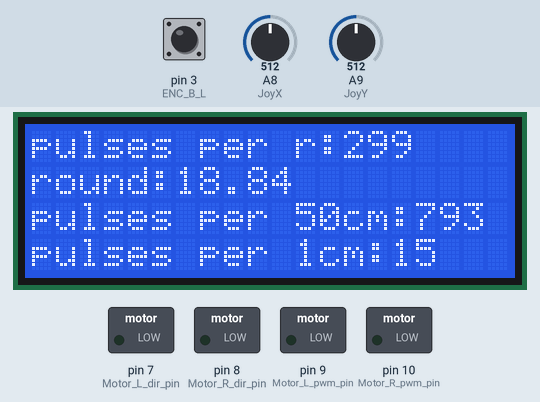
This sketch was run on a simulated Arduino Mega 2560, built with avr-gcc and run on an emulated ATmega2560. Parts: 20×4 character LCD, switched loads named in the sketch (green lamp = pin HIGH). Inputs (shaded band) come from the test bench; at power-on: A9 (JoyY) = 512, A8 (JoyX) = 512, pin 3 (ENC_B_L) HIGH. What the sketch prints to the serial monitor is not drawn.

Above: at 1.7 s.
1.8 s: A9 (JoyY) set to 560
At 3.0 s:
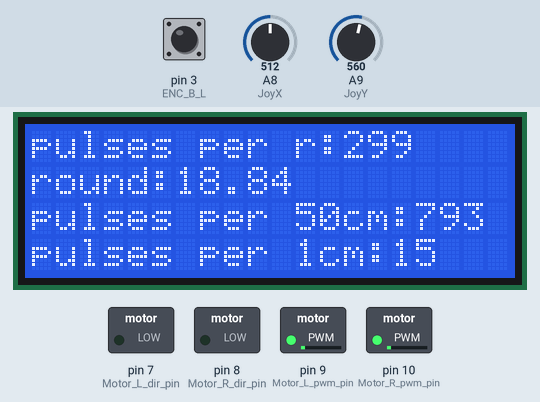
3.3 s: A9 (JoyY) set to 610
At 4.4 s:
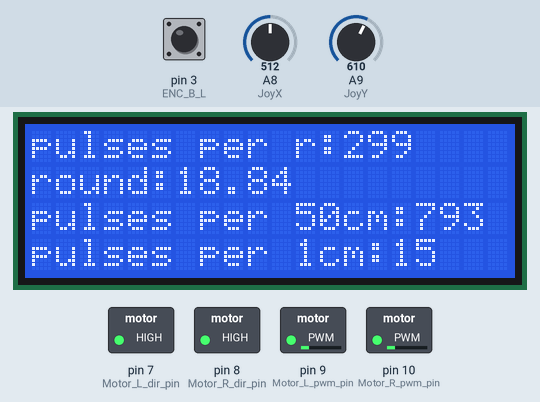
4.8 s: A9 (JoyY) set to 716
At 5.4 s:
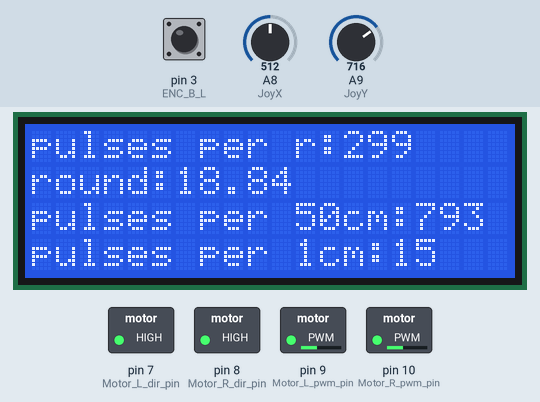
6.3 s: A8 (JoyX) set to 552
7.8 s: A8 (JoyX) set to 575
At 8.9 s:
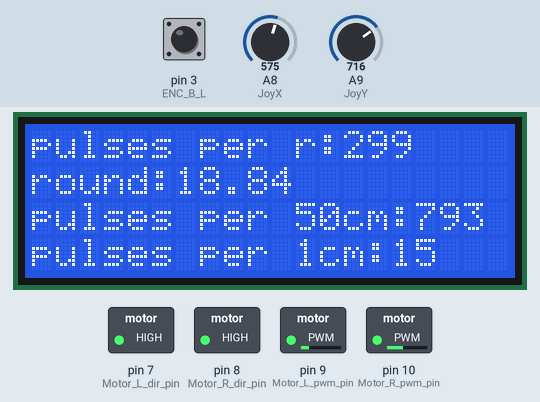
9.3 s: A8 (JoyX) set to 306
At 9.9 s:
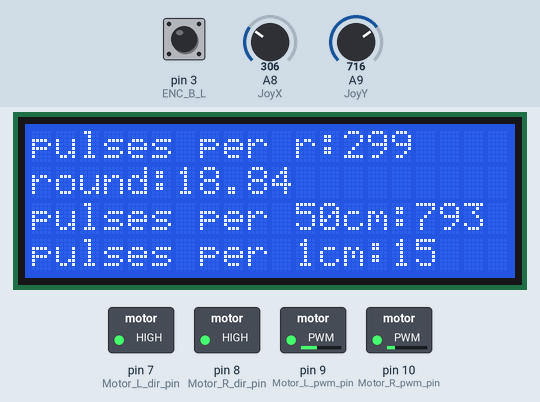
Timing chart, 0 to 11.8 s (numbered marks = the images above; inputs shaded):
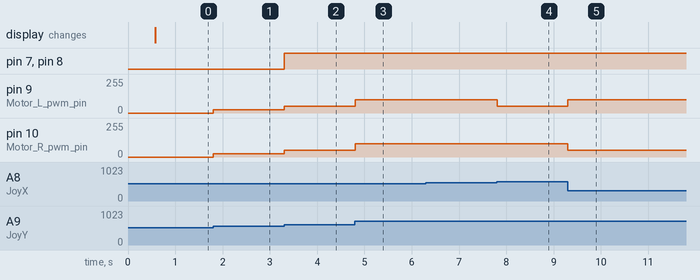

The sketch:

JoystickerMove.ino
```cpp
#include <LiquidCrystal.h>

// initialize the library by associating any needed LCD interface pin
// with the arduino pin number it is connected to
const int rs = 37, en = 36, d4 = 35, d5 = 34, d6 = 33, d7 = 32;
const int JoyX = A8, JoyY = A9;
LiquidCrystal lcd(rs, en, d4, d5, d6, d7);

#define ENC_A_L 23 // for direction sensing pin D24
#define ENC_B_L 3 // for pulse counting pin D3 = INT5
#define ENC_A_R 24 // for direction sensing pin D23
#define ENC_B_R 2 // for pulse counting pin D2 = INT4

#define Motor_L_dir_pin       7
#define Motor_R_dir_pin       8
#define Motor_L_pwm_pin       9
#define Motor_R_pwm_pin       10

int count=0;
// math for counting distance
int r = 3; // 3 cm
const float pi = 3.14;

void isr();

void setup()
{
    // setting encoder pins as input
  pinMode(ENC_A_L, INPUT);
  pinMode(ENC_B_L, INPUT);
  pinMode(ENC_A_R, INPUT);
  pinMode(ENC_B_R, INPUT);

  lcd.begin(20, 4);
  lcd.print("Hello, world! :)");
  delay(500);
  lcd.clear();
  Serial.begin(9600);
  Serial.println("SMS Messages Receiver");

  pinMode(JoyX,INPUT);  //X
  pinMode(JoyY,INPUT);  //Y
  pinMode(Motor_R_dir_pin,OUTPUT); //PWM
  pinMode(Motor_L_dir_pin,OUTPUT); //PWM
  pinMode(Motor_L_pwm_pin,OUTPUT); //PWM
  pinMode(Motor_R_pwm_pin,OUTPUT); //PWM

  attachInterrupt(digitalPinToInterrupt(ENC_B_L), isr, FALLING);
}

void loop()
{
  int x = analogRead(JoyX);
  int y = analogRead(JoyY);
  int xp,xd,ySpeed,yd;
  int pwm_L=0, pwm_R=0;
  xd = map(x, 0, 1023, -10, 10);                     // x dirction
  ySpeed = map(y, 0, 1023, -255, 255);                       // y speed, unit in Hz, 1 Hz is 6.28 rad/s, 6.28 Radians in a full circle

  if(y<550){                          // y dirction
    yd=0;
  }else if (y>600){
    yd=1;
  }

  if(ySpeed!=-1){
    digitalWrite(Motor_R_dir_pin,yd);
    digitalWrite(Motor_L_dir_pin,yd);
    if(ySpeed>0){
      pwm_L=ySpeed;
      pwm_R=ySpeed;
    }
    if(ySpeed<0){
      pwm_L=-ySpeed;
      pwm_R=-ySpeed;
    }

    if(xd<-1){
     pwm_L=pwm_L;
     pwm_R=pwm_R/2;
    }else if(xd>0){
     pwm_R=pwm_R;
     pwm_L=pwm_L/2;
    }
    analogWrite(Motor_L_pwm_pin,pwm_L);
    analogWrite(Motor_R_pwm_pin,pwm_R);
  }


  float D = 2*pi*r;
  // here is a small experiment, when this car have full speed, the distance in 254 pluse is 16cm.  23cm for 337 pluse.  18cm for 259 pluse.
  int p = 254*D/16;

    lcd.setCursor(0, 0);
    lcd.print("pulses per r:");
    lcd.print(p);
    lcd.setCursor(0, 1);
    lcd.print("round:");
    lcd.print(D);
    lcd.setCursor(0,2);
    lcd.print("pulses per 50cm:");
    int Pl = 50/D*p;
    lcd.print(Pl);
    lcd.setCursor(0,3);
    lcd.print("pulses per 1cm:");
    int P = 1/D*p;
    lcd.print(P);

  Serial.println(count);

}

void isr() {
  count++;
}
                          
```

Measured:
- the behaviour switches between 562 and 563 on A8 (JoyX) (found by bisection; images 3 and 4)
- after the input at 1.8 s, pin 9 (Motor_L_pwm_pin), pin 10 (Motor_R_pwm_pin): 0/255 → 24/255 at once
- after the input at 3.3 s, pin 7 (Motor_L_dir_pin), pin 8 (Motor_R_dir_pin): LOW → HIGH at once; pin 9 (Motor_L_pwm_pin), pin 10 (Motor_R_pwm_pin): 24/255 → 49/255 at once
- after the input at 4.8 s, pin 9 (Motor_L_pwm_pin), pin 10 (Motor_R_pwm_pin): 49/255 → 101/255 at once
- after the input at 6.3 s, every drawn part: stays the same
- after the input at 7.8 s, pin 9 (Motor_L_pwm_pin): 101/255 → 50/255 at once
- after the input at 9.3 s, pin 9 (Motor_L_pwm_pin): 50/255 → 101/255 at once; pin 10 (Motor_R_pwm_pin): 101/255 → 50/255 at once
